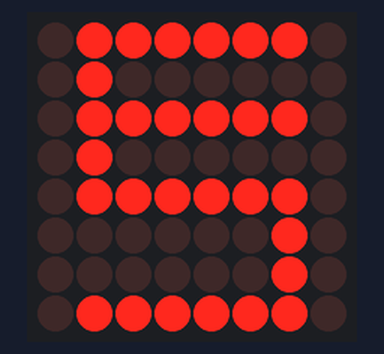
A sketch run on a simulated Arduino Uno, built with avr-gcc and run on an emulated ATmega328P. On the bench: 8×8 LED matrix. Wiring (inferred from the names in the program): LED matrix (orientation assumed): rows pin 3, pin 4, pin 6, pin 8, pin 9, pin 10, pin 11, A3; columns pin 2, pin 7, A5, pin 5, pin 13, A4, pin 12, A2.

Above: at 0.27 s.
At 0.72 s:
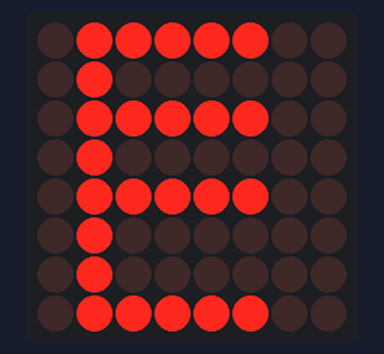
At 1.17 s:
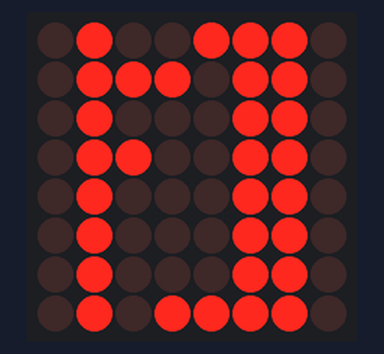
At 1.62 s:
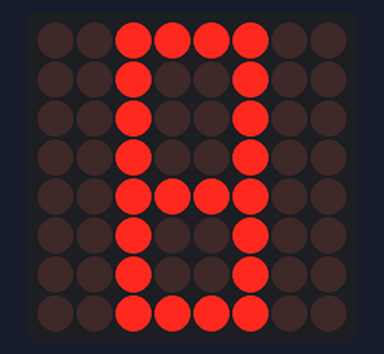
At 2.06 s:
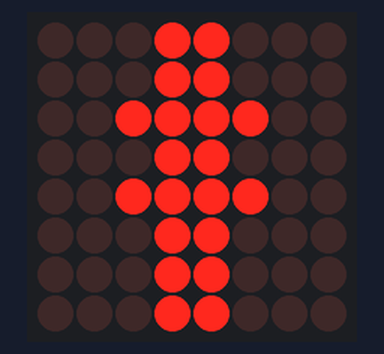

The sketch:

matriz_led.ino
```cpp
/*Definir as matrizes correspondentes
a cada letra e ao espaço (pause)*/
unsigned char pause[8][8] =
{ 0, 0, 0, 0, 0, 0, 0, 0,
  0, 0, 0, 0, 0, 0, 0, 0,
  0, 0, 0, 0, 0, 0, 0, 0,
  0, 0, 0, 0, 0, 0, 0, 0,
  0, 0, 0, 0, 0, 0, 0, 0,
  0, 0, 0, 0, 0, 0, 0, 0,
  0, 0, 0, 0, 0, 0, 0, 0,
  0, 0, 0, 0, 0, 0, 0, 0,
};

unsigned char S[8][8] =
{
  0, 1, 1, 1, 1, 1, 1, 0,
  0, 0, 0, 0, 0, 0, 1, 0,
  0, 0, 0, 0, 0, 0, 1, 0,
  0, 1, 1, 1, 1, 1, 1, 0,
  0, 1, 1, 1, 1, 1, 1, 0,
  0, 1, 0, 0, 0, 0, 0, 0,
  0, 1, 0, 0, 0, 0, 0, 0,
  0, 1, 1, 1, 1, 1, 1, 0,
};
unsigned char E[8][8] =
{
  0, 1, 1, 1, 1, 1, 0, 0,
  0, 1, 0, 0, 0, 0, 0, 0,
  0, 1, 0, 0, 0, 0, 0, 0,
  0, 1, 1, 1, 1, 1, 0, 0,
  0, 1, 1, 1, 1, 1, 0, 0,
  0, 1, 0, 0, 0, 0, 0, 0,
  0, 1, 0, 0, 0, 0, 0, 0,
  0, 1, 1, 1, 1, 1, 0, 0,
};
unsigned char N[8][8] =
{
  0, 1, 0, 0, 0, 1, 1, 0,
  0, 1, 0, 0, 0, 1, 1, 0,
  0, 1, 0, 0, 0, 1, 1, 0,
  0, 1, 0, 0, 1, 1, 1, 0,
  0, 1, 0, 1, 1, 1, 1, 0,
  0, 1, 1, 1, 0, 1, 1, 0,
  0, 1, 1, 0, 0, 1, 1, 0,
  0, 1, 0, 0, 0, 1, 1, 0,
};

unsigned char A[8][8] =
{
  0, 0, 1, 0, 0, 1, 0, 0,
  0, 0, 1, 0, 0, 1, 0, 0,
  0, 0, 1, 0, 0, 1, 0, 0,
  0, 0, 1, 1, 1, 1, 0, 0,
  0, 0, 1, 1, 1, 1, 0, 0,
  0, 0, 1, 0, 0, 1, 0, 0,
  0, 0, 1, 0, 0, 1, 0, 0,
  0, 0, 1, 1, 1, 1, 0, 0,
};

unsigned char I[8][8] =
{
  0, 0, 1, 1, 1, 1, 0, 0,
  0, 0, 0, 1, 1, 0, 0, 0,
  0, 0, 0, 1, 1, 0, 0, 0,
  0, 0, 0, 1, 1, 0, 0, 0,
  0, 0, 0, 1, 1, 0, 0, 0,
  0, 0, 0, 1, 1, 0, 0, 0,
  0, 0, 0, 1, 1, 0, 0, 0,
  0, 0, 1, 1, 1, 1, 0, 0,
};

// vetor de 8 inteiros que são as portas digitais que representam as colunas
int colunas[] = {2, 7, A5, 5, 13, A4, 12, A2};
// vetor de 8 inteiros que são as portas digitais que representam as linhas
int linhas[] = {6, 11, 10, 3, A3, 4, 8, 9};
byte col = 0;

void setup() {
  // definindo a porta do potenciômetro
  pinMode(A0, INPUT);
  for(int i = 0; i<8; i++)
  {
    pinMode(colunas[i],OUTPUT);
    pinMode(linhas[i],OUTPUT);
  }
}

void loop()
{
  for(int i = 0 ; i < 50 ; i++)        //Loop display 50 times
  {
    Display(S);                   //Display "S"
  }
  for(int i = 0 ; i < 50 ; i++)         //Loop display 50 times
  {
    Display(E);                 //Display "E"
  }
  for(int i = 0 ; i < 50 ; i++)         //Loop display 50 times
  {
    Display(N);                 //Display "N"
  }
  for(int i = 0 ; i < 50 ; i++)         //Loop display 50 times
  {
    Display(A);                 //Display "A"
  }
  for(int i = 0 ; i < 50 ; i++)         //Loop display 50 times
  {
    Display(I);                 //Display "I"
  }
}

void Display(unsigned char dat[8][8])
{
  for(int c = 0; c<8; c++)
  {
    digitalWrite(colunas[c],LOW);
    for(int r = 0; r<8; r++)
    {
      digitalWrite(linhas[r],dat[r][c]);
    }
    delay(1);
    Clear();
  }
}
void Clear()
{
  for(int i = 0; i<8 ; i++)
  {
    digitalWrite(linhas[i],LOW);
    digitalWrite(colunas[i],HIGH);

  }
}  
```

Measured:
- by itself, everything shown: repeats every 2.2 s, in 5 steps
- what the display in image 0 shows lasts 0.5 s, from 0.0 s to 0.5 s
- what the display in image 1 shows lasts 0.4 s, from 0.5 s to 0.9 s
